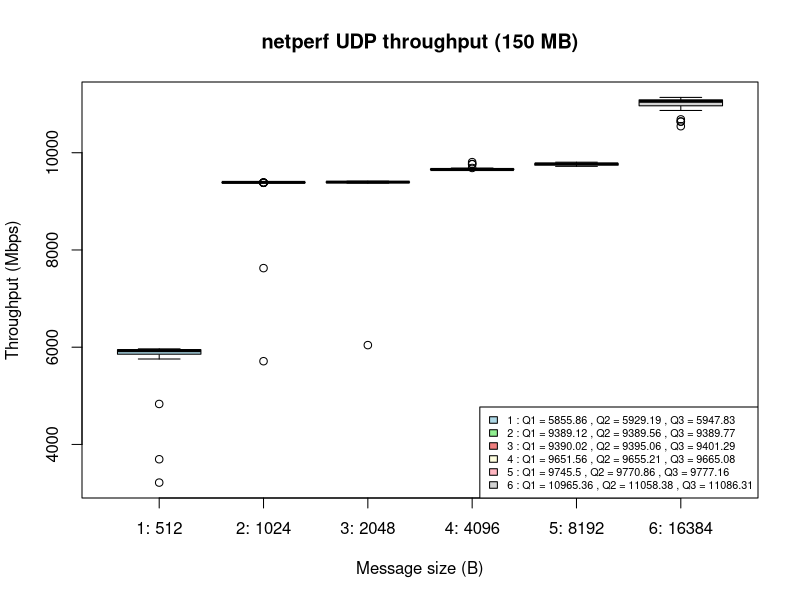

This figure's R source:
# Sample data for multiple boxes
data1 <- read.table("udp-box-plot-157286400-512.txt", header = FALSE)
data2 <- read.table("udp-box-plot-157286400-1024.txt", header = FALSE)
data3 <- read.table("udp-box-plot-157286400-2048.txt", header = FALSE)
data4 <- read.table("udp-box-plot-157286400-4096.txt", header = FALSE)
data5 <- read.table("udp-box-plot-157286400-8192.txt", header = FALSE)
data6 <- read.table("udp-box-plot-157286400-16384.txt", header = FALSE)

# Define custom y-axis values
#y_values <- c("208 KB", "150 MB")

# Combine data into a matrix
data_matrix <- cbind(data1, data2, data3, data4, data5, data6)

column_names <- c("1: 512", "2: 1024", "3: 2048", "4: 4096", "5: 8192", "6: 16384")

# Set the column names for the data_matrix
colnames(data_matrix) <- column_names


# Create a boxplot with multiple boxes
bp <- boxplot(data_matrix, horizontal=FALSE, main="netperf UDP throughput (150 MB)", ylab="Throughput (Mbps)", xlab="Message size (B)", col=c("lightblue", "lightgreen", "lightcoral", "lightyellow", "lightpink", "lightgray"), outline=TRUE)

# Calculate quartiles and median for each box
q1 <- bp$stats[2, ]
q3 <- bp$stats[4, ]
median_val <- bp$stats[3, ]

# Create custom legend labels
legend_labels <- sapply(1:ncol(data_matrix), function(i) {
  paste(i, ": Q1 =", round(q1[i], 2), ", Q2 =", round(median_val[i], 2), ", Q3 =", round(q3[i], 2))
})

# Create a legend
legend("bottomright", legend=legend_labels, fill=c("lightblue", "lightgreen", "lightcoral", "lightyellow", "lightpink", "lightgray"), cex = 0.65)

# Save the ggplot object as an image with a custom height
ggsave("udp-boxplot-150MB-test2.png", width = 10, height = 20)  # Adjust the height as needed